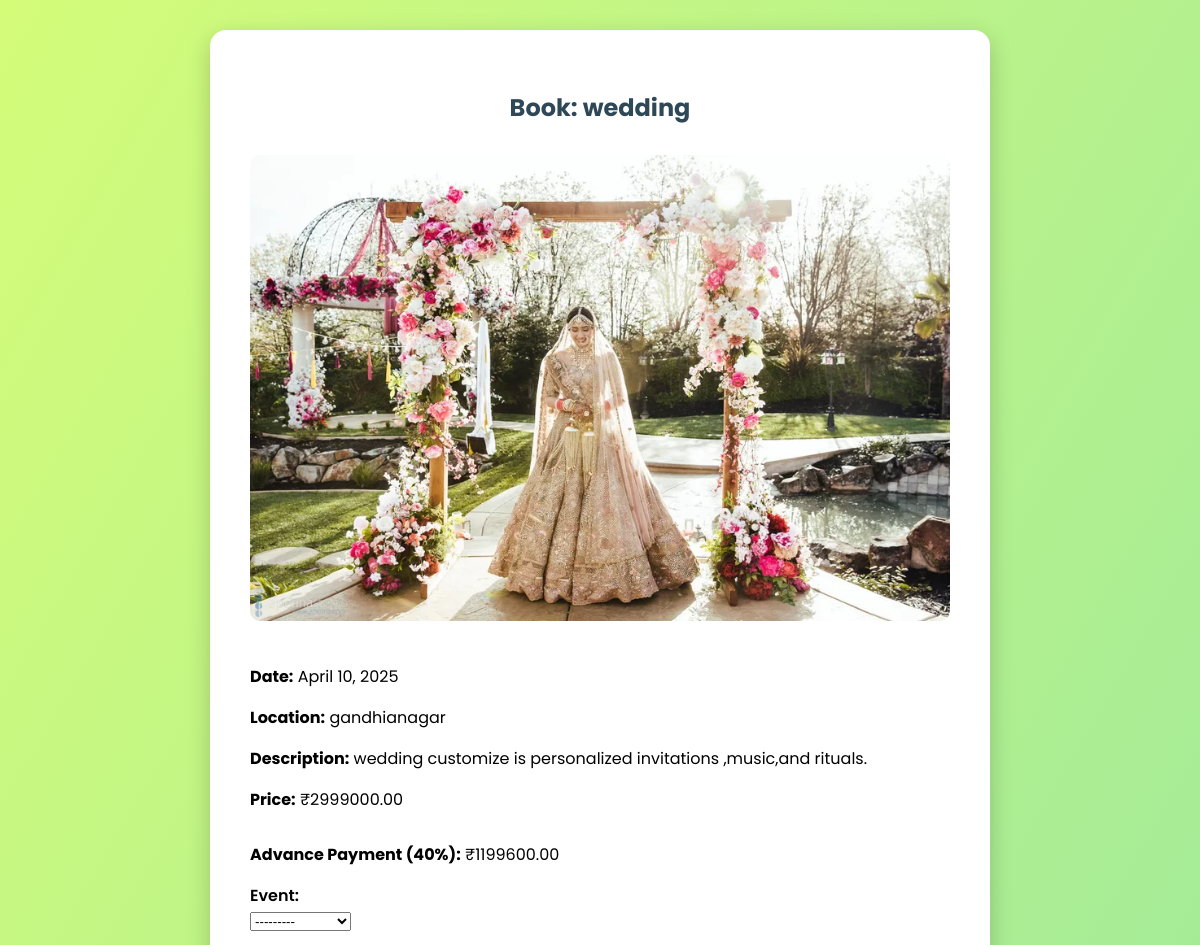
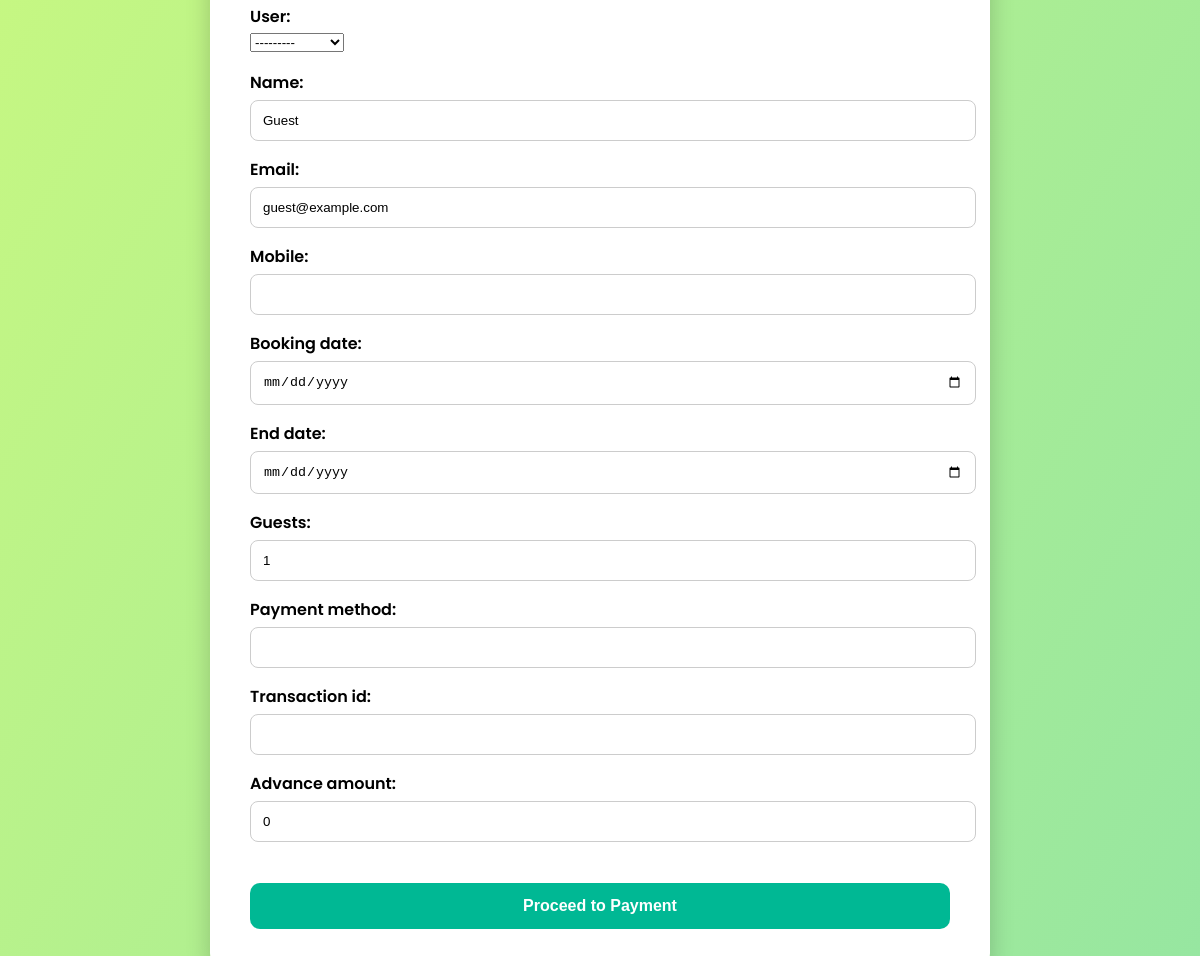
/book/1/ (signed in), run on the app's committed database (2 pictures, top to bottom).
### event_app/models.py (models this page shows)
class Event(models.Model):
    name = models.CharField(max_length=100)
    description = models.TextField()
    date = models.DateField()
    location = models.CharField(max_length=100)
    price = models.DecimalField(max_digits=10, decimal_places=2)
    image = models.ImageField(upload_to='event_images/', null=True, blank=True)  # ✅ Add this
    def __str__(self):
        return self.name

### event_app/views.py (the view)
# urls.py: path("book/<int:event_id>/", views.book_event, name="book_event"),
@login_required
def book_event(request, event_id):
    event = get_object_or_404(Event, id=event_id)
    advance_payment = round(Decimal(event.price) * Decimal('0.4'), 2)
    if request.method == 'POST':
        form = BookingForm(request.POST)
        if form.is_valid():
            cd = form.cleaned_data
            Booking.objects.create(
                event=event,
                user=request.user,
                name=cd['name'],
                email=cd['email'],
                mobile=cd['mobile'],
                booking_date=cd['booking_date'],
                end_date=cd['end_date'],
                guests=cd['guests'],
                payment_method=cd['payment_method'],
                transaction_id=cd['transaction_id'],
                advance_amount=advance_payment
            )
            messages.success(request, 'Booking successful!')
            return redirect('home')
    else:
        form = BookingForm()
    return render(request, 'booking.html', {
        'event': event,
        'form': form,
        'advance_payment': advance_payment
    })

### event_app/forms.py (shortened to what this page needs)
class BookingForm(forms.ModelForm):
    class Meta:
        model = Booking
        fields = '__all__'
        widgets = {
            'booking_date': forms.DateInput(attrs={'type': 'date'}),
            'end_date': forms.DateInput(attrs={'type': 'date'}),
        }

### event_app/templates/Booking.html (shortened to what this page needs)
<!DOCTYPE html>
<html lang="en">
<head>
</head>
<body>
    <div class="container">
        <h2>Book: {{ event.name }}</h2>
        <div class="event-details">
            {% if event.image %}
                <img src="{{ event.image.url }}" alt="{{ event.name }}">
            {% endif %}
            <p><strong>Date:</strong> {{ event.date }}</p>
            <p><strong>Location:</strong> {{ event.location }}</p>
            <p><strong>Description:</strong> {{ event.description }}</p>
            <p><strong>Price:</strong> ₹{{ event.price }}</p>
        </div>
        <p><strong>Advance Payment (40%):</strong> ₹{{ advance_payment }}</p>
        <form method="POST">
            {{ form.as_p }}
            <button type="submit">Proceed to Payment</button>
        </form>
    </div>
</body>
</html>

### event_app/templates/Booking.html (style rules this page uses)
body { font-family: 'Poppins', sans-serif; background: linear-gradient(120deg, #d4fc79, #96e6a1); margin: 0; padding: 30px; }
.container { max-width: 700px; margin: auto; background: white; padding: 40px; border-radius: 16px; box-shadow: 0 8px 25px rgba(0, 0, 0, 0.2); }
h2 { text-align: center; margin-bottom: 30px; color: #2f4858; }
.event-details { margin-bottom: 30px; }
.event-details img { max-width: 100%; border-radius: 10px; margin-bottom: 20px; }
label { font-weight: 600; display: block; margin-top: 15px; }
input[type="text"], input[type="email"], input[type="number"], input[type="date"] { width: 100%; padding: 12px; border: 1px solid #ccc; border-radius: 8px; margin-top: 5px; }
button { margin-top: 25px; padding: 14px; background-color: #00b894; color: white; border: none; font-size: 16px; font-weight: bold; width: 100%; border-radius: 10px; cursor: pointer; transition: background 0.3s; }

### data on the page
Event: name "wedding", image (picture), date "April 10, 2025", location "gandhianagar", description "wedding customize is personalized invitations ,music,and rituals.", price "2999000.00", name "Guest"

### other printed values
{{ advance_payment }} "1199600.00"
